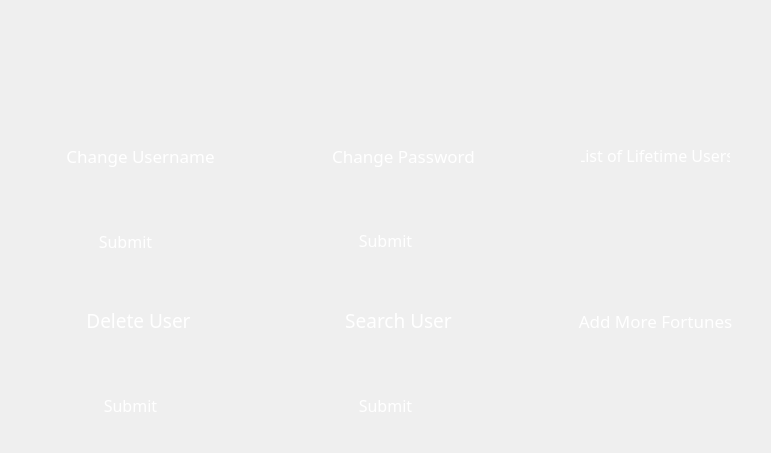
<?xml version="1.0" encoding="UTF-8"?>
<ui version="4.0">
 <class>AdminMenu</class>
 <widget class="QDialog" name="AdminMenu">
  <property name="geometry">
   <rect>
    <x>0</x>
    <y>0</y>
    <width>771</width>
    <height>453</height>
   </rect>
  </property>
  <property name="windowTitle">
   <string>Dialog</string>
  </property>
  <widget class="QLabel" name="label_2">
   <property name="geometry">
    <rect>
     <x>0</x>
     <y>0</y>
     <width>771</width>
     <height>451</height>
    </rect>
   </property>
   <property name="font">
    <font>
     <family>Ageo</family>
     <pointsize>22</pointsize>
    </font>
   </property>
   <property name="text">
    <string/>
   </property>
   <property name="pixmap">
    <pixmap resource="resources.qrc">:/new/prefix1/adminmenu.png</pixmap>
   </property>
   <property name="alignment">
    <set>Qt::AlignCenter</set>
   </property>
  </widget>
  <widget class="QPushButton" name="pushButton_user_submit">
   <property name="geometry">
    <rect>
     <x>80</x>
     <y>231</y>
     <width>91</width>
     <height>20</height>
    </rect>
   </property>
   <property name="font">
    <font>
     <family>Ageo</family>
     <pointsize>12</pointsize>
    </font>
   </property>
   <property name="focusPolicy">
    <enum>Qt::WheelFocus</enum>
   </property>
   <property name="styleSheet">
    <string notr="true">color:white</string>
   </property>
   <property name="text">
    <string>Submit</string>
   </property>
   <property name="flat">
    <bool>true</bool>
   </property>
  </widget>
  <widget class="QLineEdit" name="lineEdit_change_user">
   <property name="geometry">
    <rect>
     <x>70</x>
     <y>190</y>
     <width>101</width>
     <height>31</height>
    </rect>
   </property>
   <property name="styleSheet">
    <string notr="true">background:transparent</string>
   </property>
   <property name="frame">
    <bool>false</bool>
   </property>
  </widget>
  <widget class="QLineEdit" name="lineEdit_change_pass">
   <property name="geometry">
    <rect>
     <x>330</x>
     <y>190</y>
     <width>101</width>
     <height>31</height>
    </rect>
   </property>
   <property name="styleSheet">
    <string notr="true">background:transparent</string>
   </property>
   <property name="frame">
    <bool>false</bool>
   </property>
   <property name="echoMode">
    <enum>QLineEdit::Password</enum>
   </property>
  </widget>
  <widget class="QPushButton" name="pushButton_pass_submit">
   <property name="geometry">
    <rect>
     <x>340</x>
     <y>230</y>
     <width>91</width>
     <height>21</height>
    </rect>
   </property>
   <property name="font">
    <font>
     <family>Ageo</family>
     <pointsize>12</pointsize>
    </font>
   </property>
   <property name="styleSheet">
    <string notr="true">color:white</string>
   </property>
   <property name="text">
    <string>Submit</string>
   </property>
   <property name="flat">
    <bool>true</bool>
   </property>
  </widget>
  <widget class="QLineEdit" name="lineEdit_delete_user">
   <property name="geometry">
    <rect>
     <x>70</x>
     <y>350</y>
     <width>101</width>
     <height>41</height>
    </rect>
   </property>
   <property name="styleSheet">
    <string notr="true">background:transparent</string>
   </property>
   <property name="frame">
    <bool>false</bool>
   </property>
  </widget>
  <widget class="QPushButton" name="pushButton_submit_delete">
   <property name="geometry">
    <rect>
     <x>80</x>
     <y>395</y>
     <width>101</width>
     <height>21</height>
    </rect>
   </property>
   <property name="font">
    <font>
     <family>Ageo</family>
     <pointsize>12</pointsize>
    </font>
   </property>
   <property name="styleSheet">
    <string notr="true">color:white</string>
   </property>
   <property name="text">
    <string>Submit</string>
   </property>
   <property name="flat">
    <bool>true</bool>
   </property>
  </widget>
  <widget class="QLineEdit" name="lineEdit_search_user">
   <property name="geometry">
    <rect>
     <x>330</x>
     <y>350</y>
     <width>101</width>
     <height>41</height>
    </rect>
   </property>
   <property name="styleSheet">
    <string notr="true">background:transparent</string>
   </property>
   <property name="frame">
    <bool>false</bool>
   </property>
  </widget>
  <widget class="QPushButton" name="pushButton_submit_search">
   <property name="geometry">
    <rect>
     <x>330</x>
     <y>390</y>
     <width>111</width>
     <height>31</height>
    </rect>
   </property>
   <property name="font">
    <font>
     <family>Ageo</family>
     <pointsize>12</pointsize>
    </font>
   </property>
   <property name="styleSheet">
    <string notr="true">color:white</string>
   </property>
   <property name="text">
    <string>Submit</string>
   </property>
   <property name="flat">
    <bool>true</bool>
   </property>
  </widget>
  <widget class="QPushButton" name="pushButton_lifetime">
   <property name="geometry">
    <rect>
     <x>580</x>
     <y>140</y>
     <width>151</width>
     <height>31</height>
    </rect>
   </property>
   <property name="sizePolicy">
    <sizepolicy hsizetype="Minimum" vsizetype="Maximum">
     <horstretch>0</horstretch>
     <verstretch>12</verstretch>
    </sizepolicy>
   </property>
   <property name="font">
    <font>
     <family>Ageo</family>
     <pointsize>12</pointsize>
    </font>
   </property>
   <property name="styleSheet">
    <string notr="true">color:white</string>
   </property>
   <property name="text">
    <string>List of Lifetime Users</string>
   </property>
   <property name="flat">
    <bool>true</bool>
   </property>
  </widget>
  <widget class="QPushButton" name="pushButton_change_user">
   <property name="geometry">
    <rect>
     <x>60</x>
     <y>130</y>
     <width>161</width>
     <height>51</height>
    </rect>
   </property>
   <property name="font">
    <font>
     <family>Ageo</family>
     <pointsize>13</pointsize>
    </font>
   </property>
   <property name="styleSheet">
    <string notr="true">color:white</string>
   </property>
   <property name="text">
    <string>Change Username</string>
   </property>
   <property name="flat">
    <bool>true</bool>
   </property>
  </widget>
  <widget class="QPushButton" name="pushButton_change_pass">
   <property name="geometry">
    <rect>
     <x>328</x>
     <y>140</y>
     <width>151</width>
     <height>31</height>
    </rect>
   </property>
   <property name="sizePolicy">
    <sizepolicy hsizetype="Minimum" vsizetype="Maximum">
     <horstretch>0</horstretch>
     <verstretch>12</verstretch>
    </sizepolicy>
   </property>
   <property name="font">
    <font>
     <family>Ageo</family>
     <pointsize>13</pointsize>
    </font>
   </property>
   <property name="styleSheet">
    <string notr="true">color:white</string>
   </property>
   <property name="text">
    <string>Change Password</string>
   </property>
   <property name="flat">
    <bool>true</bool>
   </property>
  </widget>
  <widget class="QPushButton" name="pushButton_add">
   <property name="geometry">
    <rect>
     <x>570</x>
     <y>300</y>
     <width>171</width>
     <height>41</height>
    </rect>
   </property>
   <property name="sizePolicy">
    <sizepolicy hsizetype="Minimum" vsizetype="Maximum">
     <horstretch>0</horstretch>
     <verstretch>12</verstretch>
    </sizepolicy>
   </property>
   <property name="font">
    <font>
     <family>Ageo</family>
     <pointsize>13</pointsize>
    </font>
   </property>
   <property name="styleSheet">
    <string notr="true">color:white</string>
   </property>
   <property name="text">
    <string>Add More Fortunes</string>
   </property>
   <property name="flat">
    <bool>true</bool>
   </property>
  </widget>
  <widget class="QPushButton" name="pushButton_search">
   <property name="geometry">
    <rect>
     <x>318</x>
     <y>300</y>
     <width>161</width>
     <height>41</height>
    </rect>
   </property>
   <property name="sizePolicy">
    <sizepolicy hsizetype="Minimum" vsizetype="Maximum">
     <horstretch>0</horstretch>
     <verstretch>12</verstretch>
    </sizepolicy>
   </property>
   <property name="font">
    <font>
     <family>Ageo</family>
     <pointsize>14</pointsize>
    </font>
   </property>
   <property name="styleSheet">
    <string notr="true">color:white</string>
   </property>
   <property name="text">
    <string>Search User</string>
   </property>
   <property name="flat">
    <bool>true</bool>
   </property>
  </widget>
  <widget class="QPushButton" name="pushButton_delete">
   <property name="geometry">
    <rect>
     <x>58</x>
     <y>300</y>
     <width>161</width>
     <height>41</height>
    </rect>
   </property>
   <property name="font">
    <font>
     <family>Ageo</family>
     <pointsize>14</pointsize>
    </font>
   </property>
   <property name="styleSheet">
    <string notr="true">color:white</string>
   </property>
   <property name="text">
    <string>Delete User</string>
   </property>
   <property name="flat">
    <bool>true</bool>
   </property>
  </widget>
 </widget>
 <resources>
  <include location="resources.qrc"/>
 </resources>
 <connections>
  <connection>
   <sender>pushButton_user_submit</sender>
   <signal>clicked()</signal>
   <receiver>AdminMenu</receiver>
   <slot>accept()</slot>
   <hints>
    <hint type="sourcelabel">
     <x>70</x>
     <y>206</y>
    </hint>
    <hint type="destinationlabel">
     <x>27</x>
     <y>210</y>
    </hint>
   </hints>
  </connection>
  <connection>
   <sender>pushButton_pass_submit</sender>
   <signal>clicked()</signal>
   <receiver>AdminMenu</receiver>
   <slot>accept()</slot>
   <hints>
    <hint type="sourcelabel">
     <x>373</x>
     <y>204</y>
    </hint>
    <hint type="destinationlabel">
     <x>284</x>
     <y>241</y>
    </hint>
   </hints>
  </connection>
 </connections>
</ui>
